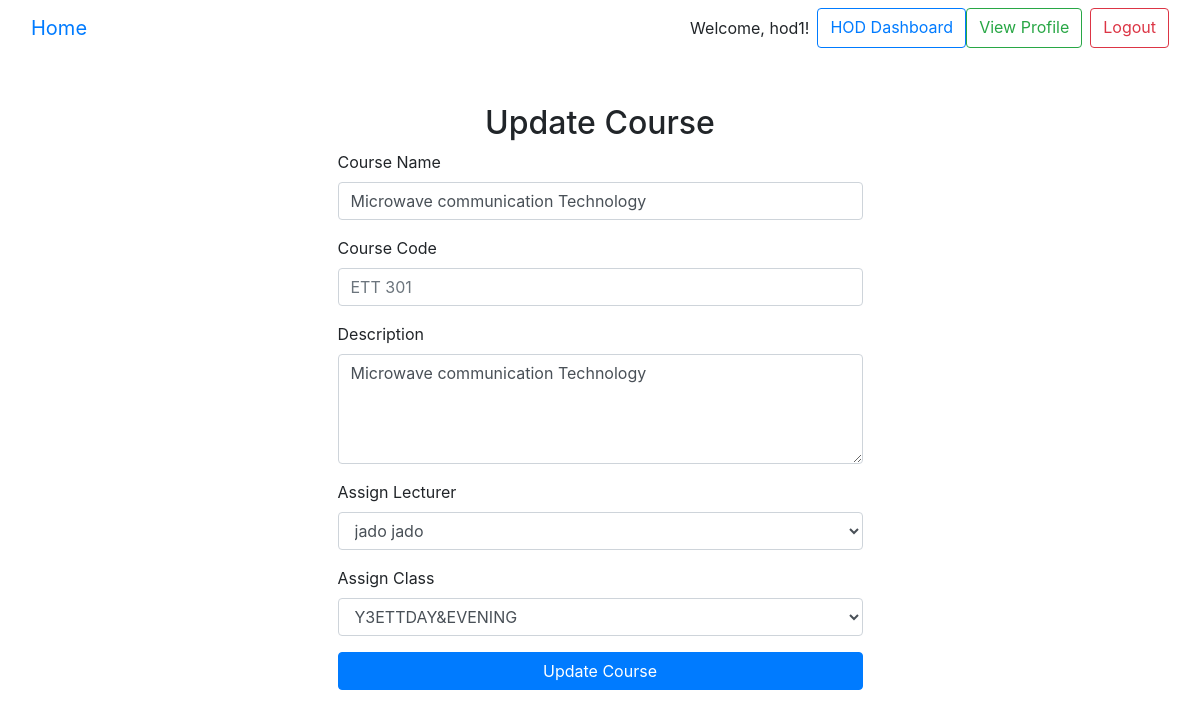
The page /courses/update/8/ (signed in) on the database its author committed.
### core/models.py (models this page shows, shortened)
class CustomUser(AbstractUser):
    ROLE_CHOICES = [
        ('admin', 'Admin'),
        ('hod', 'Head of Department'),
        ('lecturer', 'Lecturer'),
        ('finance', 'Finance Employee'),
        ('security', 'Security Employee'),
    ]
    is_hod = models.BooleanField(default=False)
    is_finance_employee = models.BooleanField(default=False)
    is_security_employee = models.BooleanField(default=False)
    is_lecturer = models.BooleanField(default=False)
    role = models.CharField(max_length=20, choices=ROLE_CHOICES)
    photo = models.ImageField(upload_to='user_photos/', blank=True, null=True)

### courses/models.py (models this page shows, shortened)
class Course(models.Model):
    code = models.CharField(max_length=10, unique=True, default='DEFAULT123')
    name = models.CharField(max_length=255)
    description = models.TextField()
    lecturer = models.ForeignKey(CustomUser, on_delete=models.SET_NULL, null=True, limit_choices_to={'role': 'lecturer'})
    assigned_class = models.ForeignKey(Class, on_delete=models.CASCADE, related_name='courses', null=True)
    created_by = models.ForeignKey(CustomUser, on_delete=models.SET_NULL, null=True, related_name='courses_created')
    created_at = models.DateTimeField(auto_now_add=True)

### classes/models.py (models this page shows, shortened)
class Class(models.Model):
    name = models.CharField(max_length=100, unique=True)
    academic_year = models.ForeignKey(AcademicYear, on_delete=models.CASCADE, related_name='classes')
    lecturers = models.ManyToManyField(User, limit_choices_to={'role': 'lecturer'}, related_name='classes')
    created_at = models.DateTimeField(auto_now_add=True)
    created_by = models.ForeignKey(User, on_delete=models.CASCADE, related_name='created_classes')

### courses/views.py (the view, shortened to what this page needs)
# urls.py: path('update/<int:course_id>/', update_course, name='update_course'),
@login_required
def update_course(request, course_id):
    course = get_object_or_404(Course, id=course_id)
    if request.user.role not in ['admin', 'hod']:
        messages.error(request, 'You are not authorized to update courses.')
        return redirect(reverse_lazy('courses:list_courses'))
    lecturers = CustomUser.objects.filter(role='lecturer')
    classes = Class.objects.all()  # Get all available classes
    return render(request, 'courses/update_course.html', {'course': course, 'lecturers': lecturers, 'classes': classes})

### courses/templates/courses/update_course.html (shortened to what this page needs)
{% extends 'base.html' %}
{% block content %}
<div class="container col-md-6 mt-5">
    <h2 class="text-center">Update Course</h2>
    <form method="POST">
        <div class="form-group">
            <label for="name">Course Name</label>
            <input type="text" id="name" name="name" class="form-control" value="{{ course.name }}" required>
        </div>
        <div class="form-group">
            <label for="code">Course Code</label>
            <input type="text" id="code" name="code" class="form-control" placeholder="{{ course.code }}" required>
        </div>
        <div class="form-group">
            <label for="description">Description</label>
            <textarea id="description" name="description" class="form-control" rows="4" required>{{ course.description }}</textarea>
        </div>
        <div class="form-group">
            <label for="lecturer">Assign Lecturer</label>
            <select id="lecturer" name="lecturer" class="form-control" required>
                {% for lecturer in lecturers %}
                    <option value="{{ lecturer.id }}" {% if lecturer == course.lecturer %}selected{% endif %}>
                        {{ lecturer.first_name }} {{ lecturer.last_name }}
                    </option>
                {% endfor %}
            </select>
        </div>
        <div class="form-group">
            <label for="assigned_class">Assign Class</label>
            <select id="assigned_class" name="assigned_class" class="form-control" required>
                {% for class in classes %}
                    <option value="{{ class.id }}" {% if course.assigned_class.id == class.id %}selected{% endif %}>
                        {{ class.name }}
                    </option>
                {% endfor %}
            </select>
        </div>
        <button type="submit" class="btn btn-primary btn-block">Update Course</button>
    </form>
</div>
{% endblock %}

### core/templates/base.html (shortened to what this page needs)
<!DOCTYPE html>
<html lang="en">
<head>
    <link href="https://maxcdn.bootstrapcdn.com/bootstrap/4.5.2/css/bootstrap.min.css" rel="stylesheet">
</head>
<body>
    <nav class="navbar navbar-expand-lg bg-body-tertiary">
        <div class="container-fluid">
            <a class="navbar-brand" href="{% url 'core:home' %}">Home</a>
          <form class="d-flex" role="search">
            {% if user.is_authenticated %}
                <span class="navbar-text">Welcome, {{ user.username }}!</span>
                {% if user.is_hod %}
                    <a href="{% url 'dashboard:hod_dashboard' %}" class="btn btn-outline-primary ml-2">HOD Dashboard</a>
                {% elif user.is_lecturer %}
                    <a href="{% url 'dashboard:lecturer_dashboard' %}" class="btn btn-outline-primary ml-2">Lecturer Dashboard</a>
                {% elif user.is_finance_employee %}
                    <a href="{% url 'dashboard:finance_dashboard' %}" class="btn btn-outline-primary ml-2">Finance Dashboard</a>
                {% elif user.is_security_employee %}
                    <a href="{% url 'dashboard:security_dashboard' %}" class="btn btn-outline-primary ml-2">Security Dashboard</a>
                {% endif %}
                <a href="{% url 'core:profile' %}" class="btn btn-outline-success">View Profile</a>
                <a href="{% url 'core:logout' %}" class="btn btn-outline-danger ml-2">Logout</a>
            {% else %}
                <a href="{% url 'core:login' %}" class="btn btn-outline-primary ml-2">Login</a>
            {% endif %}
          </form>
        </div>
    </nav>
    <div class="container mt-4">
        {% block content %}{% endblock %}
    </div>
</body>
</html>

### rows shown on the page
CustomUser: username "hod1"
Course: name "Microwave communication Technology", code "ETT 301", description "Microwave communication Technology", lecturer "jado jado", assigned_class "Y3ETTDAY&EVENING"
